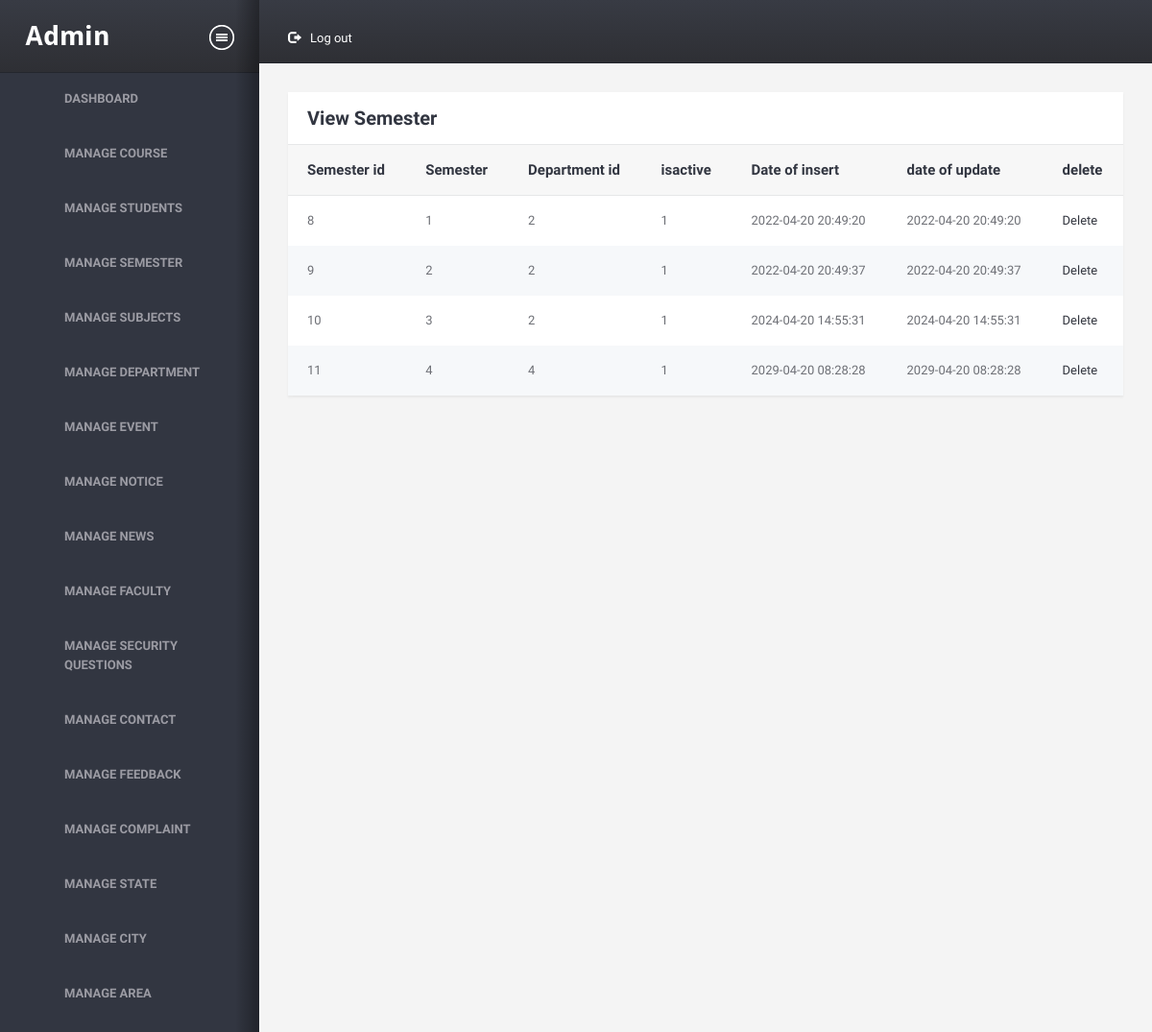
The app's page /admin/viewsemester.php (signed in) with its own data.
### tables this page shows
CREATE TABLE `semester` (
  `semester_id` int(11) NOT NULL,
  `semester` varchar(20) NOT NULL,
  `course_id` int(11) NOT NULL,
  `isactive` int(1) NOT NULL,
  `doi` datetime NOT NULL,
  `dou` datetime NOT NULL
);

### admin/viewsemester.php (the view, shortened to what this page needs)
<!DOCTYPE HTML>
<html>
<head>
<link href="assets/css/A.style.css%2bbootstrap.css%2cMcc.0ONHoLZfWm.css.pagespeed.cf.2IS1LTyY4Z.css" rel="stylesheet" media="screen"/>
</head>
<body>
<div class="wrapper">
    <div class="structure-row">
        <?php require 'sidebar.php';?>
        <div class="right-sec">
            <header>
                <nav class="topnav">
                    <ul id="nav1">
                        <li class="settings">
                            <a href="logout.php"><i class="glyphicon glyphicon-log-out"></i>Log out</a>
                        </li>
                    </ul>
                </nav>
                <div class="clearfix"></div>
            </header>
            <div class="content-section">
                <div class="container-liquid">
                    <div class="row">
                        <div class="col-xs-12">
                            <div class="sec-box">
                                <a class="closethis">Close</a>
                                <header>
                                    <h2 class="heading">View Semester</h2>
                                </header>
                                <div class="contents">
                                    <a class="togglethis">Toggle</a>
                                    <section>
                                        <table class="table">
                                            <thead>
                                                <tr>
                                                    <th>Semester id</th>
                                                    <th>Semester</th>
                                                    <th>Department id</th>
                                                    <th>isactive</th>
                                                    <th>Date of insert</th>
                                                    <th>date of update</th>
                                                    <th>delete</th>
                                                </tr>
                                            </thead>
                                            <?php
                require '../common/dbconnect.php';
                $qry = "SELECT * FROM semester WHERE isactive !=2";
                $rs = mysqli_query($conn,$qry);
                if (mysqli_num_rows($rs)>0)
                {
                    while ($row = mysqli_fetch_assoc($rs))
                    {
                        ?>
                        <tr>
                        <td><?php echo $row['semester_id']; ?></td>
                        <td><?php echo $row['semester']; ?></td>
                        <td><?php echo $row['course_id']; ?></td>
                        <td><?php echo $row['isactive']; ?></td>
                        <td><?php echo $row['doi']; ?></td>
                        <td><?php echo $row['dou']; ?></td>
                        <td><a href="deletesem.php?id=<?php echo $row['semester_id'];?>">Delete</a></td>
                        </tr>
                        <?php
                    }
                }
                else
                {
                    echo "0 Row found";
                }
                         ?>
                                        </table>
                                    </section>
                                </div>
                            </div>
                        </div>
                    </div>
                </div>
            </div>
        </div>
    </div>
</div>
</body>
</html>

### records on screen
semester: semester_id "8", semester "1", course "2", isactive "1", doi "2022-04-20 20:49:20", dou "2022-04-20 20:49:20"
semester: semester_id "9", semester "2", course "2", isactive "1", doi "2022-04-20 20:49:37", dou "2022-04-20 20:49:37"
semester: semester_id "10", semester "3", course "2", isactive "1", doi "2024-04-20 14:55:31", dou "2024-04-20 14:55:31"
semester: semester_id "11", semester "4", course "4", isactive "1", doi "2029-04-20 08:28:28", dou "2029-04-20 08:28:28"
